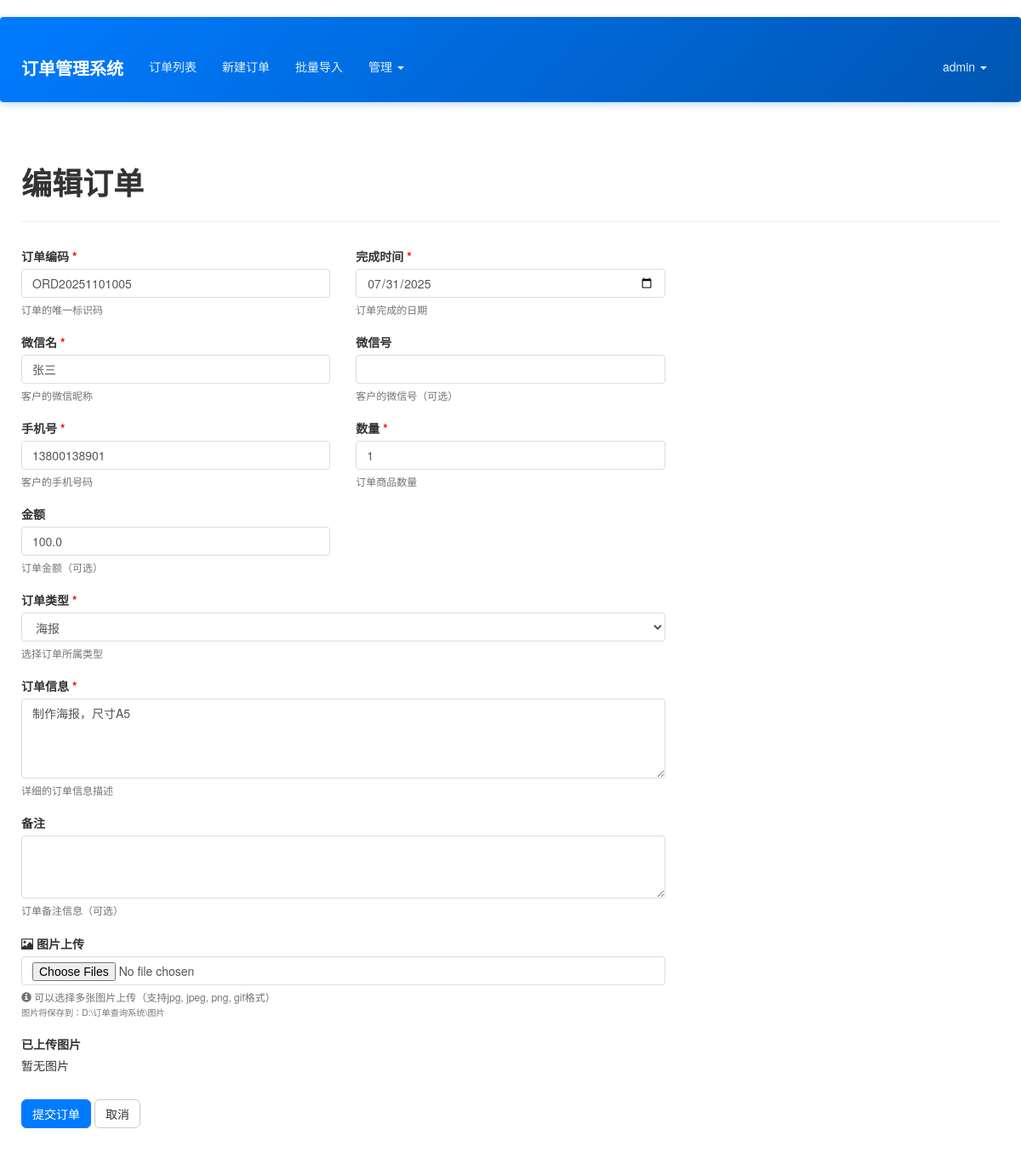
Page /order/edit/6 (signed in) on the committed database.
### app/models.py (models this page shows, shortened)
class User(UserMixin, db.Model):
    __tablename__ = 'users'
    id = db.Column(db.Integer, primary_key=True)
    email = db.Column(db.String(64), unique=True, index=True)
    username = db.Column(db.String(64), unique=True, index=True)
    role_id = db.Column(db.Integer, db.ForeignKey('roles.id'))
    password_hash = db.Column(db.String(128))
    orders = db.relationship('Order', backref='creator', lazy='dynamic')
    @property
    def password(self):
        raise AttributeError('password is not a readable attribute')
    def can(self, perm):
        return self.role is not None and self.role.has_permission(perm)

class Order(db.Model):
    __tablename__ = 'orders'
    id = db.Column(db.Integer, primary_key=True)
    order_code = db.Column(db.String(64), unique=True, index=True)
    wechat_name = db.Column(db.String(64))
    wechat_id = db.Column(db.String(64))
    phone = db.Column(db.String(20), nullable=False)  # 手机号，必填
    order_info = db.Column(db.Text())
    completion_time = db.Column(db.DateTime)
    quantity = db.Column(db.Integer)
    amount = db.Column(db.Float)
    notes = db.Column(db.Text())  # 备注字段
    create_time = db.Column(db.DateTime, default=datetime.utcnow)
    user_id = db.Column(db.Integer, db.ForeignKey('users.id'))
    order_type_id = db.Column(db.Integer, db.ForeignKey('order_types.id'))
    status = db.Column(db.String(20), default='未完成')  # 订单状态：未完成、已结算、未结算
    images = db.relationship('OrderImage', backref='order', lazy='dynamic')
    custom_fields = db.Column(db.Text())

### app/main/views.py (the view, shortened to what this page needs)
@main.route('/order/edit/<int:id>', methods=['GET', 'POST'])
@login_required
def edit_order(id):
    order = Order.query.get_or_404(id)
    if not current_user.can(Permission.VIEW_ALL) and order.user_id != current_user.id:
        abort(403)
    form = OrderForm(obj=order)
    form.order = order  # 设置当前订单对象，用于验证时排除自身
    form.order_type_id.choices = [(t.id, t.name) for t in OrderType.query.filter_by(is_active=True).all()]
    return render_template('main/edit_order.html', form=form, order=order)

### app/api_optimizer.py (called while the page is built)
    def init_app(self, app):
        compress.init_app(app)
        app.config['JSON_AS_ASCII'] = False
        app.config['JSONIFY_PRETTYPRINT_REGULAR'] = False  # 生产环境禁用美化
        @app.after_request
        def add_response_headers(response):
            if request.endpoint and 'static' in request.endpoint:
                response.cache_control.max_age = 31536000  # 1年
                response.cache_control.public = True
            else:
                response.cache_control.no_cache = True
            response.headers['X-Content-Type-Options'] = 'nosniff'
            response.headers['X-Frame-Options'] = 'DENY'
            response.headers['X-XSS-Protection'] = '1; mode=block'
            return response

### app/context_processors.py (called while the page is built)
def inject_permissions():
    return dict(Permission=Permission)

### app/models.py (called while the page is built)
@login_manager.user_loader
def load_user(user_id):
    return User.query.get(int(user_id))

    def has_permission(self, perm):
        return self.permissions & perm == perm

### app/templates/main/edit_order.html (shortened to what this page needs)
{% extends "base.html" %}
{% import "bootstrap/wtf.html" as wtf %}
{% block page_content %}
<div class="page-header">
    <h1>{% if order %}编辑订单{% else %}新建订单{% endif %}</h1>
</div>
<div class="row">
    <div class="col-md-8">
        <form method="post" enctype="multipart/form-data" class="form" role="form">
            <div class="row">
                <div class="col-md-6">
                    <div class="form-group required-field">
                        {{ form.order_code.label(class="control-label") }}
                        {{ form.order_code(class="form-control") }}
                        <div class="help-block">订单的唯一标识码</div>
                    </div>
                </div>
                <div class="col-md-6">
                    <div class="form-group required-field">
                        {{ form.completion_time.label(class="control-label") }}
                        {{ form.completion_time(class="form-control") }}
                        <div class="help-block">订单完成的日期</div>
                    </div>
                </div>
            </div>
            <div class="row">
                <div class="col-md-6">
                    <div class="form-group required-field">
                        {{ form.wechat_name.label(class="control-label") }}
                        {{ form.wechat_name(class="form-control") }}
                        <div class="help-block">客户的微信昵称</div>
                    </div>
                </div>
                <div class="col-md-6">
                    <div class="form-group">
                        {{ form.wechat_id.label(class="control-label") }}
                        {{ form.wechat_id(class="form-control") }}
                        <div class="help-block">客户的微信号（可选）</div>
                    </div>
                </div>
            </div>
            <div class="row">
                <div class="col-md-6">
                    <div class="form-group required-field">
                        {{ form.phone.label(class="control-label") }}
                        {{ form.phone(class="form-control") }}
                        <div class="help-block">客户的手机号码</div>
                    </div>
                </div>
                <div class="col-md-6">
                    <div class="form-group required-field">
                        {{ form.quantity.label(class="control-label") }}
                        {{ form.quantity(class="form-control") }}
                        <div class="help-block">订单商品数量</div>
                    </div>
                </div>
            </div>
            <div class="row">
                <div class="col-md-6">
                    <div class="form-group">
                        {{ form.amount.label(class="control-label") }}
                        {{ form.amount(class="form-control") }}
                        <div class="help-block">订单金额（可选）</div>
                    </div>
                </div>
                <div class="col-md-6">
                </div>
            </div>
            <div class="form-group required-field">
                {{ form.order_type_id.label(class="control-label") }}
                {{ form.order_type_id(class="form-control") }}
                <div class="help-block">选择订单所属类型</div>
            </div>
            <div class="form-group required-field">
                {{ form.order_info.label(class="control-label") }}
                {{ form.order_info(class="form-control", rows="4") }}
                <div class="help-block">详细的订单信息描述</div>
            </div>
            <div class="form-group">
                {{ form.notes.label(class="control-label") }}
                {{ form.notes(class="form-control", rows="3") }}
                <div class="help-block">订单备注信息（可选）</div>
            </div>
            <div class="form-group">
                <label for="images" class="control-label">
                    <i class="glyphicon glyphicon-picture"></i> 图片上传
                </label>
                <input type="file" id="images" name="images" multiple accept="image/*" class="form-control">
                <div class="help-block">
                    <i class="glyphicon glyphicon-info-sign"></i>
                    可以选择多张图片上传（支持jpg, jpeg, png, gif格式）<br>
                    <small class="text-muted">图片将保存到：D:\订单查询系统\图片</small>
                </div>
            </div>
            {% if order %}
            <div class="form-group">
                <label>已上传图片</label>
                <div class="row">
                    {% for image in order.images %}
                    <div class="col-md-3 image-container" id="image-{{ image.id }}">
                        <div class="thumbnail">
                            <img src="{{ url_for('main.uploaded_file', filename=image.image_path) }}" alt="订单图片" class="img-responsive">
                            <div class="caption text-center">
                                <button type="button" class="btn btn-danger btn-xs delete-image" data-id="{{ image.id }}">删除</button>
                            </div>
                        </div>
                    </div>
                    {% else %}
                    <div class="col-md-12">
                        <p>暂无图片</p>
                    </div>
                    {% endfor %}
                </div>
            </div>
            {% endif %}
            <div class="form-group">
                {{ form.submit(class="btn btn-primary") }}
                <a href="{{ url_for('main.order_list') }}" class="btn btn-default">取消</a>
            </div>
        </form>
    </div>
</div>
{% endblock %}

### app/templates/base.html (shortened to what this page needs)
{% extends "bootstrap/base.html" %}
{% block head %}
{{ super() }}
<link rel="stylesheet" type="text/css" href="{{ url_for('static', filename='styles.css') }}">
{% endblock %}
{% block navbar %}
<div class="navbar navbar-inverse" role="navigation">
    <div class="container">
        <div class="navbar-header">
            <a class="navbar-brand" href="{{ url_for('main.index') }}">订单管理系统</a>
        </div>
        <div class="navbar-collapse collapse">
            <ul class="nav navbar-nav">
                {% if current_user.is_authenticated %}
                <li><a href="{{ url_for('main.order_list') }}">订单列表</a></li>
                <li><a href="{{ url_for('main.new_order') }}">新建订单</a></li>
                <li><a href="{{ url_for('main.import_orders') }}">批量导入</a></li>
                {% if current_user.can(Permission.MANAGE_FIELDS) %}
                <li class="dropdown">
                    <a href="#" class="dropdown-toggle" data-toggle="dropdown">管理 <b class="caret"></b></a>
                </li>
                {% endif %}
                {% endif %}
            </ul>
            <ul class="nav navbar-nav navbar-right">
                {% if current_user.is_authenticated %}
                <li class="dropdown">
                    <a href="#" class="dropdown-toggle" data-toggle="dropdown">{{ current_user.username }} <b class="caret"></b></a>
                </li>
                {% else %}
                <li><a href="{{ url_for('auth.login') }}">登录</a></li>
                <li><a href="{{ url_for('auth.register') }}">注册</a></li>
                {% endif %}
            </ul>
        </div>
    </div>
</div>
{% endblock %}
{% block content %}
<div class="container">
    {% block page_content %}{% endblock %}
</div>
{% endblock %}

### app/static/styles.css (style rules this page uses)
body { font-family: 'Microsoft YaHei', 'Helvetica Neue', Helvetica, Arial, sans-serif; padding-top: 20px; padding-bottom: 20px; background-color: #ffffff; color: #333; min-height: 100vh; }
.container { position: relative; z-index: 1; background-color: transparent; padding: 15px 10px; margin-top: 20px; }
.container:not(.navbar .container) { z-index: 1; }
.form-group { position: relative; z-index: 1; }
.navbar { background-color: #337ab7; border-color: #2e6da4; margin-bottom: 20px; }
.navbar-inverse { background: linear-gradient(135deg, #007bff 0%, #0056b3 100%); border: none; box-shadow: 0 2px 8px rgba(0, 123, 255, 0.3); position: relative; z-index: 1030; }
.navbar-inverse .navbar-brand { color: #fff; font-weight: bold; font-size: 20px; }
.navbar-inverse .navbar-nav > li > a { color: #e3f2fd; transition: all 0.3s ease; margin: 5px 3px; padding: 8px 12px; border-radius: 4px; }
.navbar-inverse .navbar-nav > .dropdown > a .caret { border-top-color: #e3f2fd; border-bottom-color: #e3f2fd; }
.navbar-collapse { overflow: visible !important; }
.navbar-nav { overflow: visible !important; }
.navbar .dropdown { position: static; }
@media (min-width: 768px) { .navbar .dropdown { position: relative; } }
body { overflow-x: hidden; }
.navbar { overflow: visible; }
.page-header { border-bottom: 1px solid #eee; margin-bottom: 30px; padding-bottom: 15px; }
.page-header h1 { font-weight: 600; color: #333; }
.form-group { margin-bottom: 20px; }
.form-control { border-radius: 4px; border: 1px solid #ddd; box-shadow: none; transition: border-color 0.3s ease, box-shadow 0.3s ease; }
.btn-primary { background-color: #007bff; border-color: #007bff; transition: background-color 0.3s ease; }
.btn { border-radius: 6px; font-weight: 500; transition: all 0.3s ease; }

### app/templates/main/edit_order.html (style rules this page uses)
.required-field label:after { content: " *"; color: red; font-weight: bold; }
.help-block { color: #737373; font-size: 12px; margin-top: 5px; }

### rows in the picture
User: username "admin"
Order: order_code "ORD20251101005", completion_time "07/31/2025", wechat_name "张三", phone "13800138901", quantity "1", amount "100.0", order_type_id "海报", order_info "制作海报，尺寸A5"
